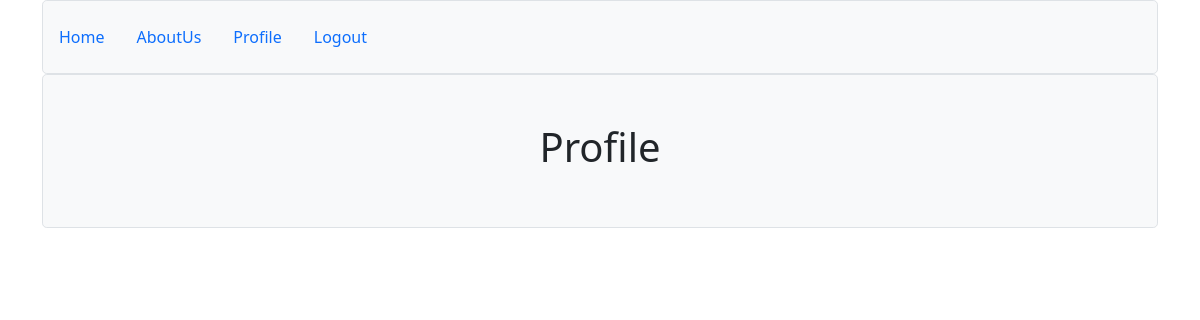
The app's page /profile (signed in), older data.
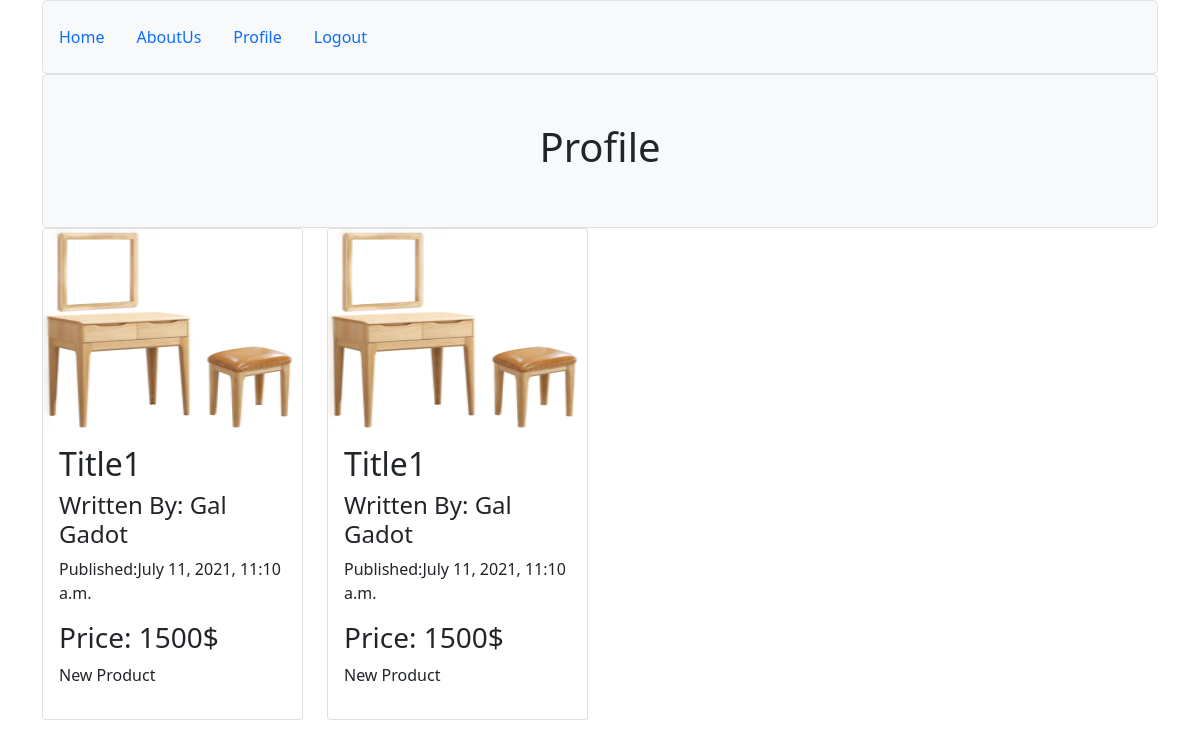
The same page, newer data.
### newapp/models.py (models this page shows, shortened)
class Buyer(models.Model):
    user_obj = models.ForeignKey(User, on_delete=models.CASCADE)
    product_obj  = models.ForeignKey(Product, on_delete=models.CASCADE)

class Product(models.Model):
    title = models.CharField(max_length=64)
    description = models.TextField()
    image = models.ImageField(upload_to='images/', blank=True)
    price = models.CharField(max_length=64)
    timestamp = models.DateTimeField(auto_now_add=True, blank=True)
    published = models.BooleanField()
    author = models.ForeignKey(User, on_delete=models.CASCADE)

### newapp/views.py (the view)
# urls.py: path('profile', profile, name='profile'),
@login_required
def profile(request):
    user = request.user
    if user.is_staff:
        all_item = Product.objects.filter(author=user).all()
    else:
        all_item = Buyer.objects.filter(user_obj=user).all()
    return render(request, 'profile.html', {'all_item':all_item})

### newapp/templates/profile.html (shortened to what this page needs)
{% extends 'base.html' %}
{% block content %}
    <div class="col">
        <div class="h-100 p-5 bg-light border rounded-3 text-center">
            <h1>Profile</h1>
        </div>
    </div>
    {% if all_item %}
        {% if request.user.is_staff %}
            <div class="row">
                {% for item in all_item%}
                    <div class="col-3">
                        <div class="card">
                            <img src="media/{{item.image}}" class="card-img-top" height="200px">
                            <div class="card-body">
                                <h3>{{item.title}}</h3>
                                <h5>Written By: {{item.author.first_name}} {{item.author.last_name}}</h5>
                                <p>Published:{{item.timestamp}}</p>
                                <h3>Price: {{item.price}}</h3>
                                <p>{{item.description}}</p>
                            </div>
                            {% if item.author.id == request.user.id %}
                                <a href="{% url 'update_product' item.id %}" class="btn btn-outline-primary rounded-3 w-100">Update</a>
                                <a href="{% url 'delete_product' item.id %}" class="btn btn-outline-danger rounded-3 w-100">Delete</a>
                            {% endif %}
                        </div>
                    </div>
                {% endfor %}
            </div>
        {% else %}
            <div class="row">
                {% for item in all_item%}
                    <div class="col-3">
                        <div class="card">
                            <img src="media/{{item.product_obj.image}}" class="card-img-top" height="200px">
                            <div class="card-body">
                                <h2>{{item.product_obj.title}}</h2>
                                <h4>Written By: {{item.user_obj.first_name}} {{item.user_obj.last_name}}</h4>
                                <p>Published:{{item.product_obj.timestamp}}</p>
                                <h3>Price: {{item.product_obj.price}}</h3>
                                <p>{{item.product_obj.description}}</p>
                            </div>
                        </div>
                    </div>
                {% endfor %}
            </div>
        {% endif %}
    {% endif %}
{% endblock %}

Row changes from the older to the newer data that the page shows:
added Buyer: product_obj.image (picture), product_obj "Title1", user_obj.first_name "Gal", user_obj.last_name "Gadot", product_obj.timestamp "July 11, 2021, 11:10 a.m.", product_obj.price "1500$", product_obj.description "New Product"
added Buyer: product_obj.image (picture), product_obj "Title1", user_obj.first_name "Gal", user_obj.last_name "Gadot", product_obj.timestamp "July 11, 2021, 11:10 a.m.", product_obj.price "1500$", product_obj.description "New Product"
